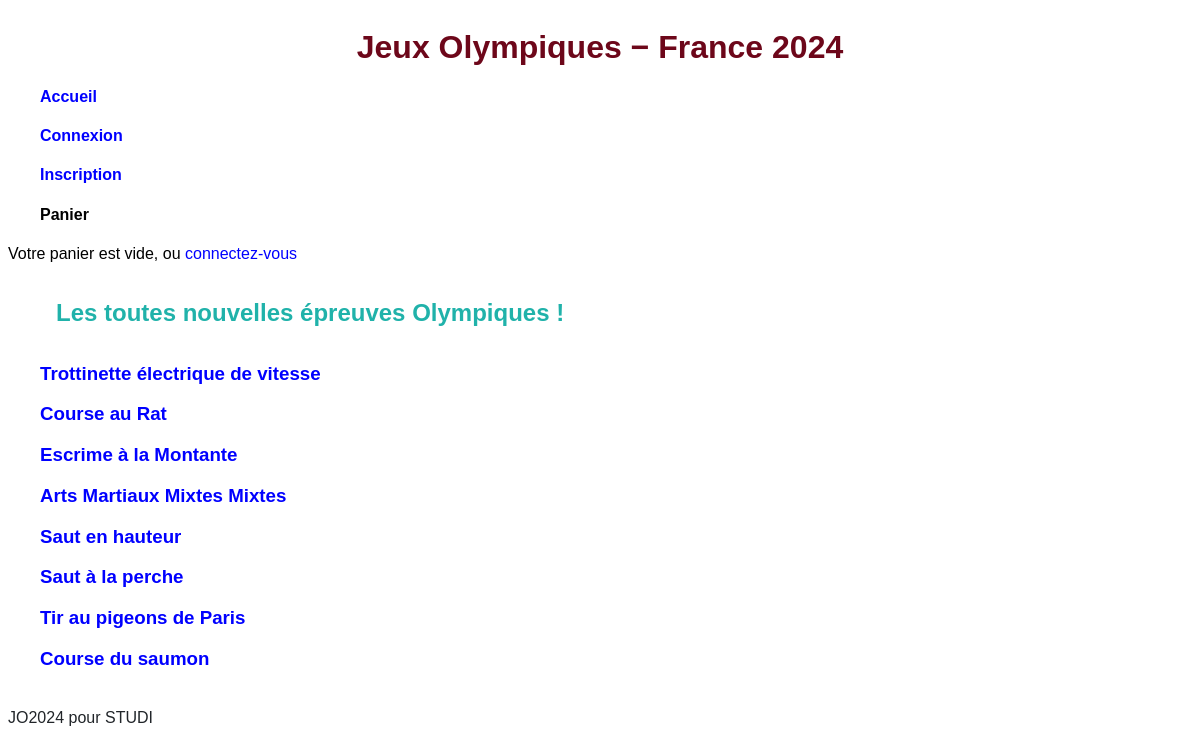
Page /epreuves/ on the committed database.
### store/models.py (models this page shows, shortened)
class Epreuve(models.Model):
    titre = models.CharField(max_length=200, verbose_name="Titre de l’épreuve")
    slug = models.SlugField(max_length=128)
    description = models.TextField(verbose_name="Description de l’épreuve")
    date_epreuve = models.DateField(verbose_name="Date de l’épreuve")
    illustration = models.ImageField(upload_to="imgbank", blank=True, null=True)
    def get_absolute_url(self):
        return reverse("epreuves", kwargs={"slug": self.slug})

### store/views.py (the view)
# urls.py: path('epreuves/', liste_epreuves, name="liste_epreuves"),
def liste_epreuves(request):
    epreuves = Epreuve.objects.all()
    return render(request, 'store/liste_epreuves.html', {'epreuves': epreuves})

### store/templates/store/liste_epreuves.html (shortened to what this page needs)
{% extends 'base.html' %}
{% block content %}
<h2>Les toutes nouvelles épreuves Olympiques !</h2>
{% for epreuve in epreuves %}
    <h3><a href="{{ epreuve.get_absolute_url }}">{{ epreuve.titre }}</a></h3>
{% endfor %}
{% endblock %}

### static/css/styles.css (style rules this page uses)
:root { --primary-color: 000; --secondary-color: #6C757D; --background-color: #F8F9FA; --text-color: #212529; }
body { display: flex; text-align: justify; background-color: fff; color: var(--text-color); font-family: 'Tahoma', sans-serif; min-height: 100vh; flex-direction: column; }
h2 { display: block; text-align: justify; margin-left: 32px; margin-right: auto; padding: 16px; color: lightseagreen; }
h3, h4, h5, h6 { display: block; text-align: justify; margin-left: 32px; margin-right: auto; color: lightseagreen; }
a { color: blue; text-decoration: none; }

### rows in the picture
Epreuve: titre "Trottinette électrique de vitesse"
Epreuve: titre "Course au Rat"
Epreuve: titre "Escrime à la Montante"
Epreuve: titre "Arts Martiaux Mixtes Mixtes"
Epreuve: titre "Saut en hauteur"
Epreuve: titre "Saut à la perche"
Epreuve: titre "Tir au pigeons de Paris"
Epreuve: titre "Course du saumon"
